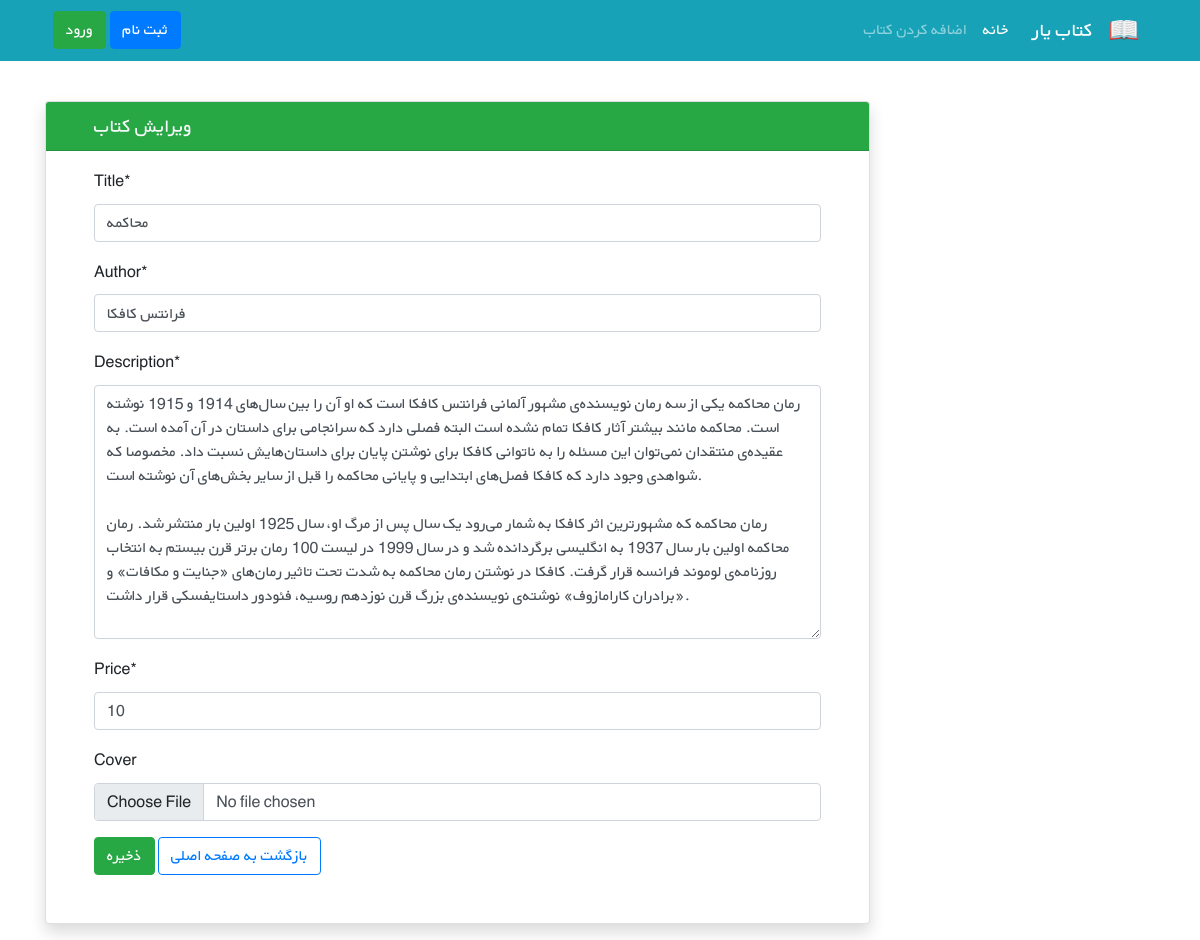
Page /books/1/edit/ on the earlier database version.
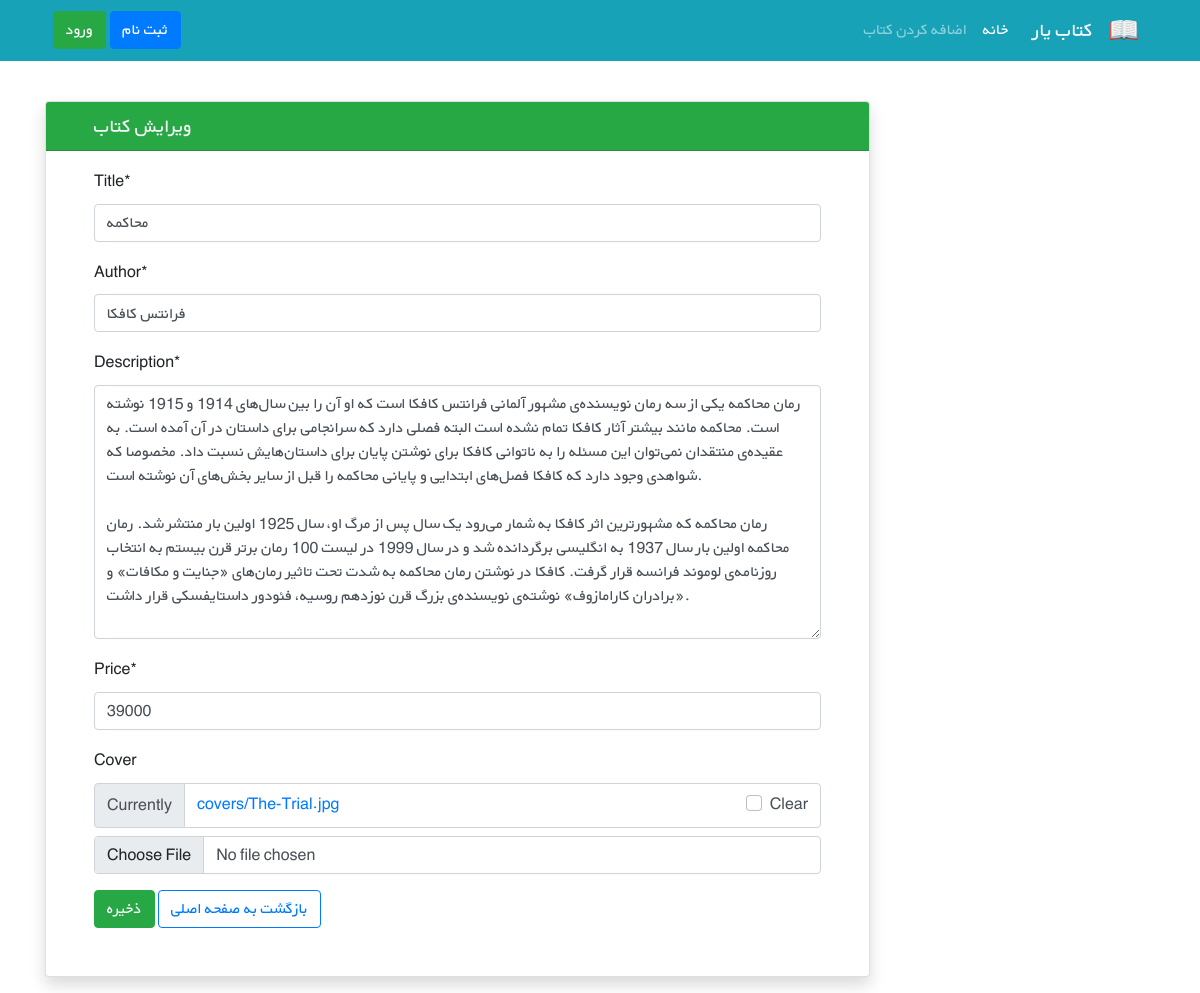
Same page on the later database version.
### books/models.py (models this page shows, shortened)
class Book(models.Model):
    title = models.CharField(max_length=100)
    author = models.CharField(max_length=100, default=1)
    description = models.TextField()
    price = models.PositiveIntegerField()
    cover = models.ImageField(upload_to='covers/', blank=True)

### books/views.py (the view)
# urls.py: path('<int:pk>/edit/', views.BookUpdateView.as_view(), name='book_update'),
class BookUpdateView(generic.UpdateView):
    model = Book
    fields = ['title', 'author', 'description', 'price', 'cover']
    template_name = 'books/book_update.html'

### books/templates/books/book_update.html (shortened to what this page needs)
{% extends '_base.html' %}
{% load crispy_forms_tags %}
{% block content %}
    <div class="container mt-4" dir="ltr">
        <div class="row">
            <div class="col-9">
                <div class="card shadow my-3">
                    <h5 class="card-header bg-success text-light px-5">ویرایش کتاب</h5>
                    <div class="px-5 pt-3 pb-5">
                        <form action="" method="POST" enctype="multipart/form-data">
                            {{ form | crispy }}
                            <button class="btn btn-success" type="submit">ذخیره</button>
                            <a class="btn btn-outline-primary" href="{% url 'books_list' %}">بازگشت به صفحه اصلی</a>
                        </form>
                    </div>
                </div>
            </div>
        </div>
    </div>
{% endblock content %}

Differences in the rows shown:
changed Book "محاکمه": price "10" → "39000"
Other differences:
form field form: (not shown) → "☐"
text no longer shown: "Title * Author * Description * Price * Cover"
text now shown: "Title * Author * Description * Price * Cover Currently covers/The-Trial.jpg Clear"
